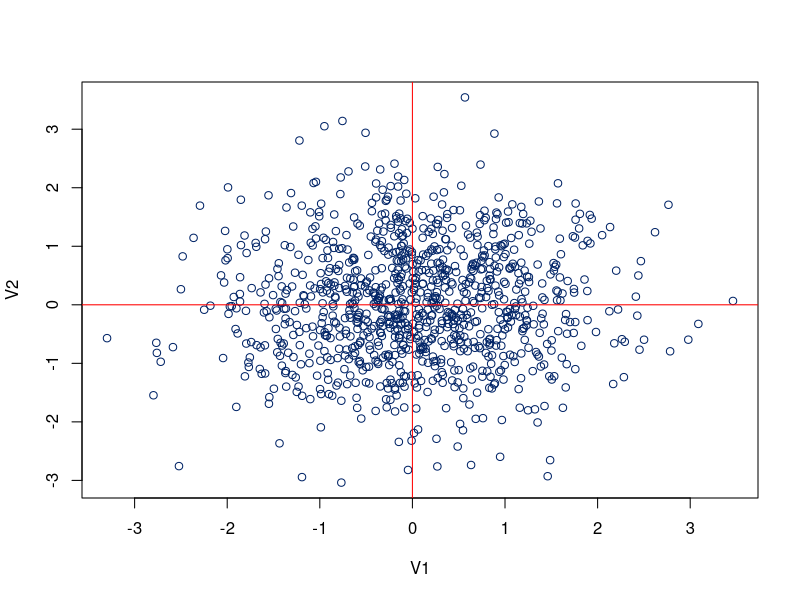
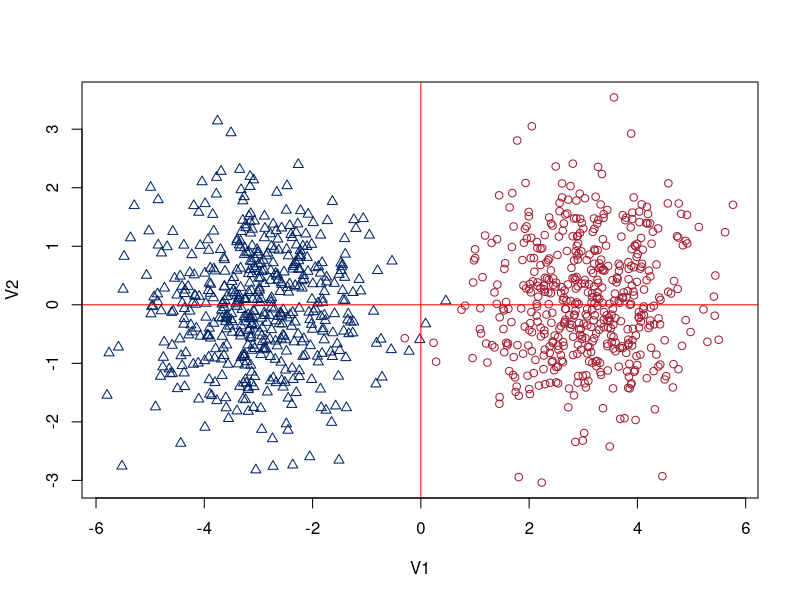
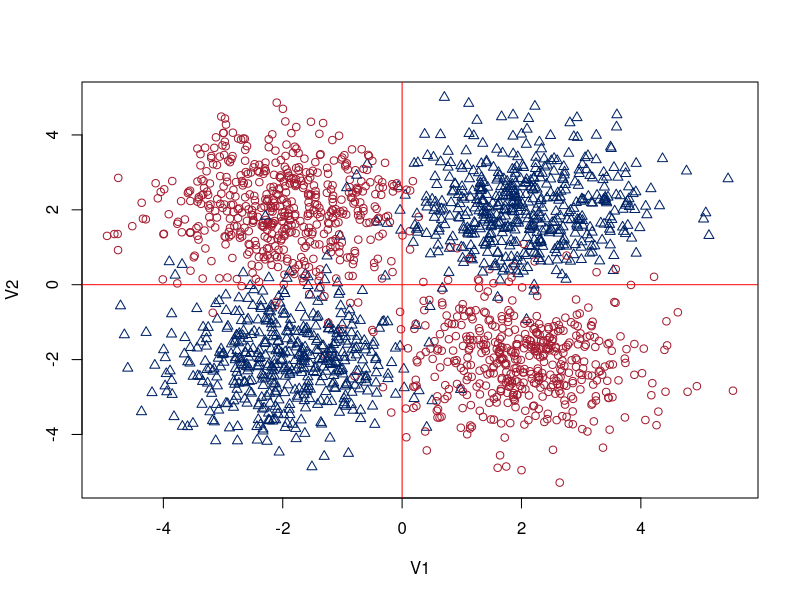
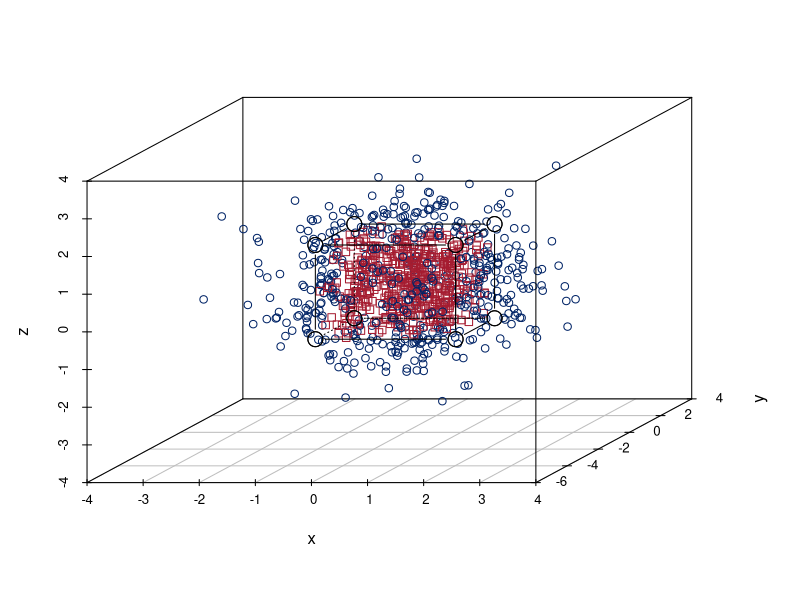

Write R code to recreate these figures, in order.
## ---- chunk 1
knitr::opts_chunk$set(echo = TRUE)

crimson <- '#A51C30'
royalblue <- '#002366'
slate <- '#8996A0'
ivy <- '#52854C'
saffron <- '#D16103'
indigo <- '#293352'
shade <- '#BAC5C6'

# https://data.library.virginia.edu/setting-up-color-palettes-in-r/
cc <- palette()
palette(c(crimson, royalblue, slate, ivy, saffron, indigo, shade))
#colors <- palette(rainbow_hcl(2))
colors <- palette()

## ---- chunk 2
library(scatterplot3d)

## ---- chunk 3
##
#
# 3D dataset with 2 categories: 0 and 1
# Each observation has three variables x, y, z.
# The function creates 3 columns (x, y, z) normally distributed N(0,1) values.
# Category 0 occurs if all x, y, z data point are within a cube. Otherwise category 1.
#
# Arguments:
#   n: Number of observations (rows)
#   b: Cube boundary (float)
#
#
bld_3d_2c <- function(n = 1000, b = 1.25){

  # generate a matrix with normally distributed values N(0,1)
  xyz <- matrix(rnorm(3*n), ncol=3)
  
  # Create a vector of n observations init to 0, for class 0
  cl <- rep(0, n)

  # Test each xyz term to see if any value falls out of its limit
  # If the value falls out of its limit, assign class 1
  for(i in 1:n){
    if (xyz[i,1] > b) cl[i] = 1
    if (xyz[i,2] > b) cl[i] = 1
    if (xyz[i,3] > b) cl[i] = 1
    if (xyz[i,1] < -b) cl[i] = 1
    if (xyz[i,2] < -b) cl[i] = 1
    if (xyz[i,3] < -b) cl[i] = 1
  }

  # Now bind the columns to return all in one matrix
  xyz <- cbind(cl,xyz)
  
  colnames(xyz) <- c("cl", "x", "y", "z")
  
  # Returns a matrix and then one can change to dataframe downstream
  # xyz <- as.data.frame(xyz)
  # 
  # xyz$cl <- as.factor(xyz$cl)

  return(xyz)
}

## 
#
# From help(scatterplot3D) example 6; by Martin Maechler
#
cubedraw <- function(res3d, min = 0, max = 255, cex = 2, text. = FALSE)
{
  ## Purpose: Draw nice cube with corners
  cube01 <- rbind(c(0,0,1), 0, c(1,0,0), c(1,1,0), 1, c(0,1,1), # < 6 outer
                  c(1,0,1), c(0,1,0)) # <- "inner": fore- & back-ground
  cub <- min + (max-min)* cube01
  ## visibile corners + lines:
  res3d$points3d(cub[c(1:6,1,7,3,7,5) ,], cex = cex, type = 'b', lty = 1)
  ## hidden corner + lines
  res3d$points3d(cub[c(2,8,4,8,6),     ], cex = cex, type = 'b', lty = 3)
  if(text.)## debug
      text(res3d$xyz.convert(cub), labels=1:nrow(cub), col=crimson, cex=2)
}


## ---- chunk 4
set.seed(1234321)

# Number of observations per cluster
n <- 1000

# Init a matrix with random samples (*2 for 2 columns)
a <- matrix(rnorm(n*2), ncol=2)

# Plot with my colors
plot(a ,col=royalblue, xlab="V1", ylab="V2")
abline(h=0, col = 'red')
abline(v=0, col = 'red')
## ---- chunk 5
set.seed(1234321)

# Number of observations per category
n <- 1000

# Init a matrix with random samples
# Categories a and b will be placed in two different centers.
ab <- matrix(rnorm(2*n), ncol=2)

ctr_positions <- 3

# Randomly pull either a -1 or a +1
ab_ctrs_right <- matrix(sample(+1*ctr_positions, n, replace=TRUE), ncol=2)
ab_ctrs_left <- matrix(sample(-1*ctr_positions, n, replace=TRUE), ncol=2)

# Add to the ab random 2D variable to move the centers
ab[1:(n/2), 1] <- ab[1:(n/2), 1] + ctr_positions

beg <- n/2 + 1
ab[beg:n, 1] <-  ab[beg:n, 1] - ctr_positions

# categories
category <- vector(mode = 'numeric', 1000)
category[1:n/2] <- 'cat0' 
category[((n/2)+1):1000] <- 'cat1' 

# Plot with my colors
plot(ab ,col=as.numeric(factor(category)), pch=as.numeric(factor(category)), 
     xlab="V1", ylab="V2")
abline(h=0, col = 'red')
abline(v=0, col = 'red')
## ---- chunk 6
set.seed(1234321)

# Number of observations per category
n <- 1000

# Init a matrix with random samples
# Categories a and b will be placed in two different centers.
ab <- matrix(rnorm(4*n), ncol=2)

ctr_positions <- 2

# Randomly pull either a -1 or a +1
ab_centers <- matrix(sample(c(-1,1)*2, n*4, replace=TRUE), ncol=2)

# We get a mix os +/+, +/-, -/- -/+ times the number of observations
# Use them as locations for each of the sampled dataset observations.
ab <- ab + ab_centers

# Apply this formula to classify
# Based on script from Harvard Statistical Learnin by Dr. Sivachenko, Dr. Farutin
# It concatenates a zero or a 1 to the strig 'cat' for category
category <- paste0("cat", (1 + sign(apply(ab_centers, 1, prod)))/2)


# Plot it
plot(ab ,col=as.numeric(factor(category)), pch=as.numeric(factor(category)), 
     xlab="V1", ylab="V2")
abline(h=0, col = 'red')
abline(v=0, col = 'red')
## ---- chunk 7
##
#
# Call the function defined above to return our dataset.
# Then plot using scatterplot3d
# and insert a box based on help(scatterplot3d) function by Martin Maechler
#

# default values are n observations = 1000, x, y, z, limit is 1.25
set.seed(123321)

xyz <- bld_3d_2c()
class(xyz)
dim(xyz)
summary(xyz)
# Plot the cube

colors <- colors[as.numeric(factor(xyz[,1]))]

# http://www.sthda.com/english/wiki/scatterplot3d-3d-graphics-r-software-and-data-visualization
plot3d <- scatterplot3d(xyz[,2:4],
              color = colors,
              pch = xyz[,1])
cubedraw(plot3d, min = -1.25, max = 1.25, cex = 2)
